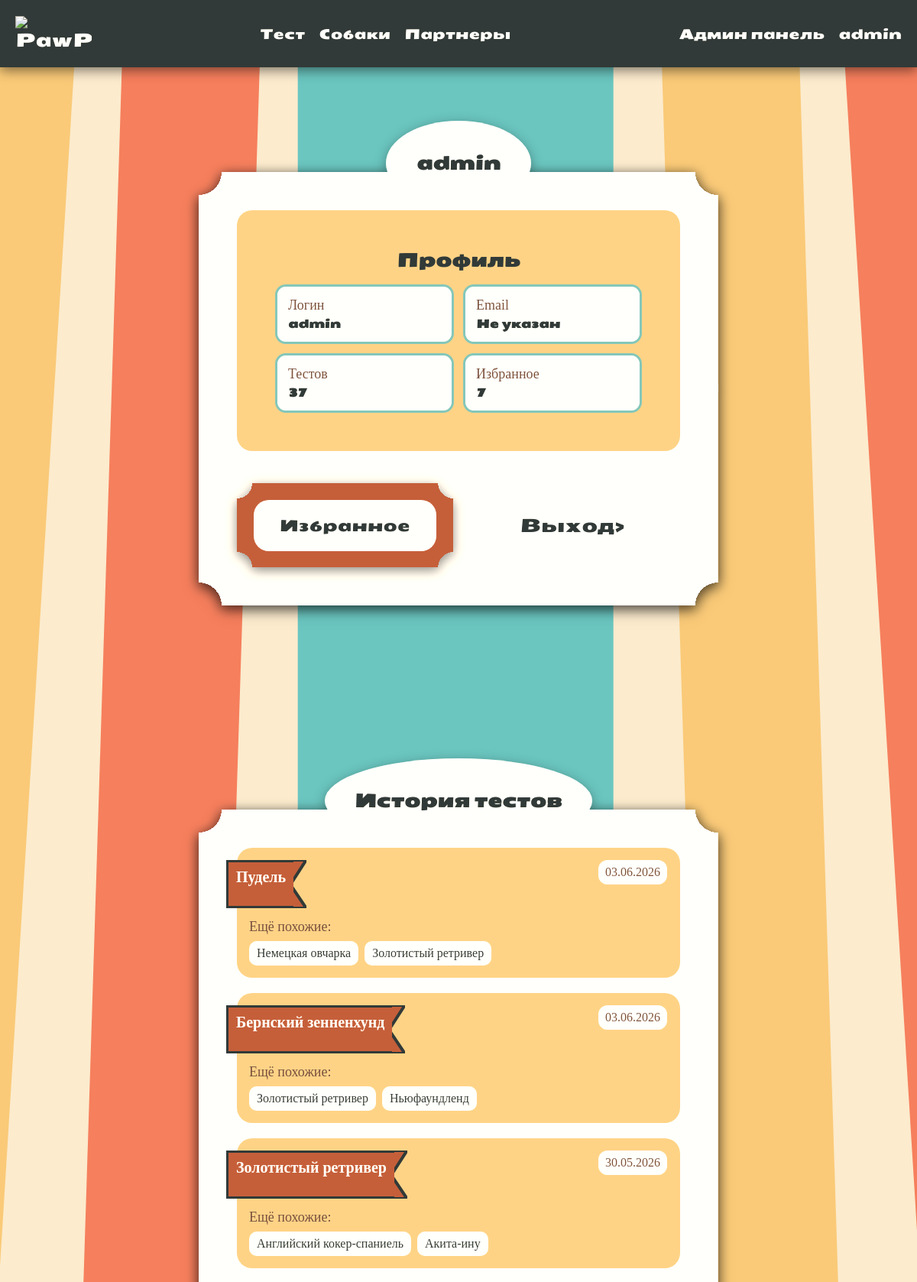
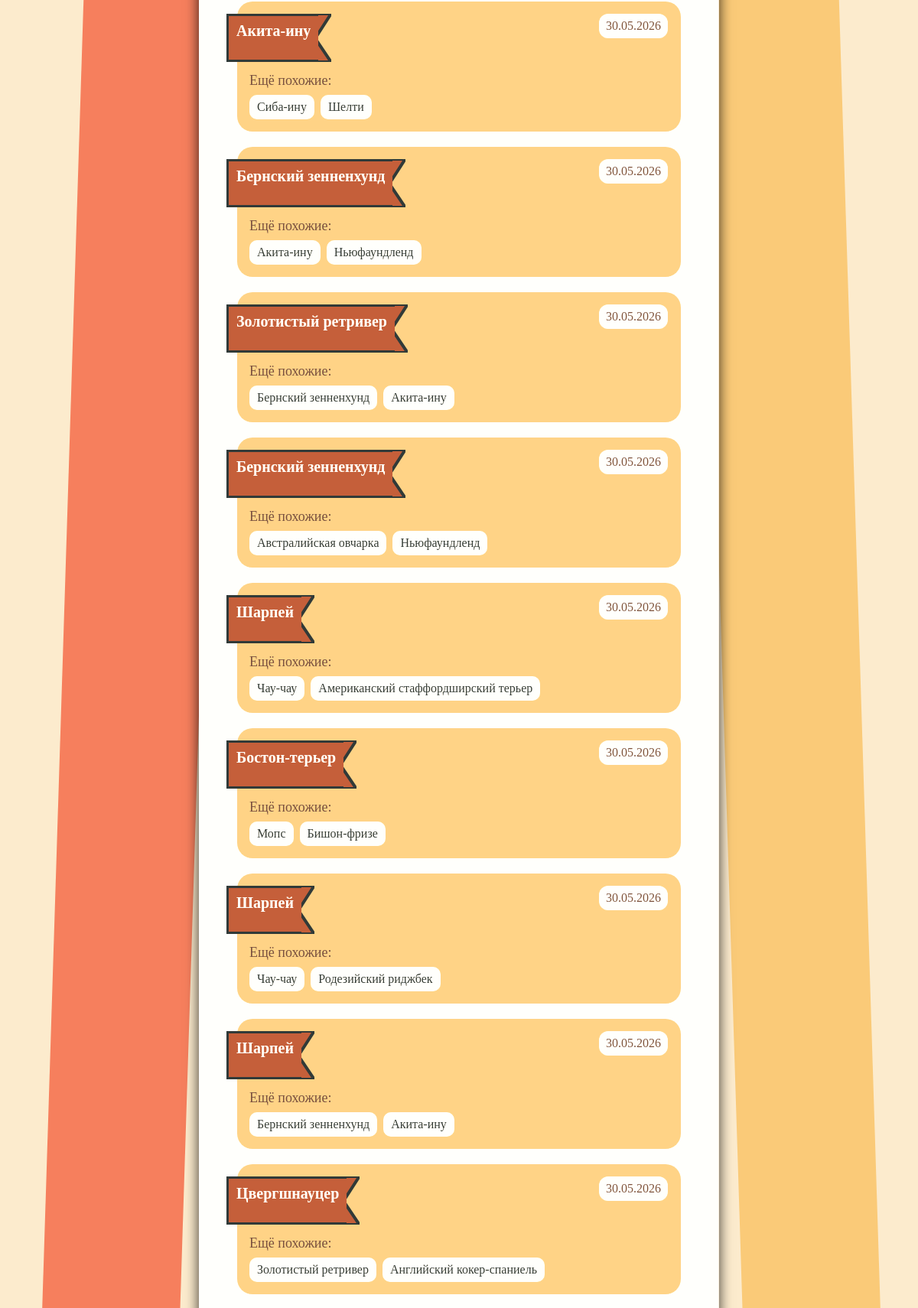
Screenshot of /profile/ (signed in, upper part) with the database file from the repository (2 pictures, top to bottom).
### qtest/models.py (models this page shows, shortened)
class TestResult(models.Model):
    user = models.ForeignKey(
        User,
        on_delete=models.SET_NULL,
        null=True,
        blank=True,
        verbose_name='Пользователь'
    )
    created_at = models.DateTimeField(auto_now_add=True, verbose_name='Дата прохождения')
    tags = models.ManyToManyField(Tag, blank=True, verbose_name='Полученные теги')
    cards = models.ManyToManyField(Cards, blank=True, verbose_name='Карточки результата')
    best_card = models.ForeignKey(
        Cards,
        on_delete=models.SET_NULL,
        null=True,
        blank=True,
        related_name='best_results',
        verbose_name='Лучший результат'
    )
    total_score = models.PositiveIntegerField(default=0, verbose_name='Итоговые баллы')
    class Meta:
        ordering = ['-created_at']
        verbose_name = 'Результат теста'
        verbose_name_plural = 'Результаты теста'

### catalog/models.py (models this page shows, shortened)
class Cards(models.Model):
    name = models.CharField(max_length=100, unique=True, verbose_name='Название')
    slug = models.SlugField(max_length=200, unique=True, verbose_name='URl')
    owner = models.ForeignKey(
    settings.AUTH_USER_MODEL,
    on_delete=models.SET_NULL,
    null=True,
    blank=True,
    related_name='created_cards',
    verbose_name='Создатель карточки'
)
    height = models.TextField(blank=True, null=True, verbose_name='Рост')
    weight = models.TextField(blank=True, null=True, verbose_name='Вес')
    age = models.TextField(blank=True, null=True, verbose_name='Продолжительность жизни')
    furrColors = models.TextField(blank=True, null=True, verbose_name='Окрасы')
    imageMain = models.ImageField(upload_to='card_images', blank=True, null=True, verbose_name='Главное изображение')
    imageScnd = models.ImageField(upload_to='card_images', blank=True, null=True, verbose_name='Изображение')
    imageThrd = models.ImageField(upload_to='card_images', blank=True, null=True, verbose_name='Изображение')
    description = models.TextField(blank=True, null=True, verbose_name='Описание')
    health = models.TextField(blank=True, null=True, verbose_name='Здоровье')
    tags = models.ManyToManyField(
        Tag,
        related_name='cards',
        blank=True,
        verbose_name='Теги'
    )
    qresult = models.TextField(blank=True, null=True, verbose_name='Результат')
    class Meta:
        db_table = 'card'
        verbose_name = 'Карточки'
        verbose_name_plural = 'Карта'

### qtest/views.py (the view)
# urls.py: path('profile/', views.profile, name='profile'),
@login_required
def profile(request):
    max_test_score = _get_max_test_score()
    results = list(
        TestResult.objects
        .filter(user=request.user)
        .select_related('best_card')
        .prefetch_related('cards')
        .order_by('-created_at')
    )
    for result in results:
        result.percent = min(round(result.total_score / max_test_score * 100), 100)
        similar_cards = list(result.cards.all())
        if result.best_card:
            similar_cards = [
                card for card in similar_cards
                if card.id != result.best_card.id
            ]
        result.similar_cards = similar_cards[:2]
    return render(request, 'qtest/profile.html', {
        'results': results,
        'favorite_count': request.user.favorite_cards.count(),
    })

### qtest/views.py (called while the page is built)
def _get_step_weights():
    return dict(TestStep.objects.values_list('order', 'weight'))

def _get_max_test_score():
    step_weights = _get_step_weights()
    max_score = 0
    for question in Question.objects.all():
        max_score += step_weights.get(question.step, 1)
    return max_score or 1

### qtest/templates/qtest/profile.html (shortened to what this page needs)
{% extends 'main/base.html' %}
{% load static %}
{% block content %}
<link rel="stylesheet" href="{% static 'main/css/profile.css' %}" />
<section class="profile_back">
  <div class="container proforms">
    <div class="profile_page fade-in">
      <div class="form_title proftitle">
        <h1>
          {{ request.user.profile.display_name|default:request.user.username }}
        </h1>
      </div>
      <div class="form">
        <div class="form_form">
          <div class="profile_info">
            <h2>Профиль</h2>
            <div class="profile_data">
              <div class="profile_data_item">
                <span>Логин</span>
                <strong>{{ request.user.username }}</strong>
              </div>
              <div class="profile_data_item">
                <span>Email</span>
                <strong>
                  {% if request.user.email %} {{ request.user.email }} {% else%} Не указан {% endif %}
                </strong>
              </div>
              <div class="profile_data_item">
                <span>Тестов</span>
                <strong>{{ results|length }}</strong>
              </div>
              <div class="profile_data_item">
                <span>Избранное</span>
                <strong>{{ favorite_count }}</strong>
              </div>
            </div>
          </div>
        </div>
        <div class="profile_actions">
          <a href="{% url 'catalog:favorites' %}" class="btn anim_btn_scale "
              ><span>Избранное</span></a>
          <a
            href="{% url 'register:logout' %}"
            class="profile_action anim_btn_tilt"
          >
            <span>Выход></span>
          </a>
        </div>
      </div>
    </div>
      <div class="profile_page fade-in">
      <div class="form_title proftitle">
        <h1>
          <h2>История тестов</h2>
        </h1>
      </div>
      <div class="form">
       {% for result in results %}
            <article class="profile_history_item">
              <div class="profile_history_main">
                {% if result.best_card %}
                  <a href="{% url 'catalog:card' result.best_card.slug %}" class="profile_result_flag label anim_btn_scale">
                    <p class="card_title">{{ result.best_card.name }}</p>
                    <svg
              class="label-tail"
              viewBox="0 0 21 63"
              preserveAspectRatio="none"
            >
              <path d="M0 0H20.6857L0 32.0727L20.6857 63H0V0Z" />
            </svg>
                  </a>
                {% endif %}
                {% if result.similar_cards %}
                  <div class="profile_similar">
                    <span>Ещё похожие:</span>
                    <div class="profile_similar_list ">
                      {% for card in result.similar_cards %}
                        <a href="{% url 'catalog:card' card.slug %}" class="anim_btn_scale">
                          {{ card.name }}
                        </a>
                      {% endfor %}
                    </div>
                  </div>
                {% endif %}
              </div>
              <div class="profile_history_aside">
                <div class="profile_history_date">
                  <span>{{ result.created_at|date:"d.m.Y" }}</span>
                </div>
              </div>
            </article>
          {% empty %}
            <div class="profile_empty">
              <h3>История пока пуста</h3>
              <p>После прохождения теста здесь появятся результаты.</p>
            </div>
          {% endfor %}
      </div>
    </div>
  </div>
</section>
{% endblock %}

### main/templates/main/base.html (shortened to what this page needs)
{% load static%}
<!doctype html>
<html lang="ru">
<head>
 <link rel="stylesheet" href="{% static 'main/css/base.css' %}">
</head>
<body>
 <header class="site-header">
  <a href="{% url 'main:index' %}" class="header-logo-link  anim_btn_tilt">
   <img src="/static/main/img/logo.png" class="logo" alt="PawPick">
  </a>
  <nav class="nav desktop-nav">
   <a href="{% url 'qtest:test_step' 1 %}" class="button anim_btn_tilt"> Тест </a>
   <a href="{% url 'catalog:catalog' %}" class="button anim_btn_tilt"> Собаки </a>
   <a href="{% url 'main:vet' %}" class="button anim_btn_tilt"> Партнеры</a>
  </nav>
  <div class="desktop-user-menu">
   {% if request.user.is_authenticated and request.user.is_staff %}
   <a href="{% url 'admin:index' %}" class="buttom anim_btn_tilt" >Админ панель</a>
   {% endif %}
   {% if request.user.is_authenticated %}
   <a href="{% url 'qtest:profile' %}" class="button anim_btn_tilt">
    {{ request.user.profile.display_name|default:request.user.username }}
   </a>
   {% else %}
   <span class="reg anim_btn_tilt">
    <a href="{% url 'register:login' %}  "class="buttom anim_btn_tilt">Вход</a> |
    <a href="{% url 'register:register' %}  "class="buttom anim_btn_tilt">Регистрация</a>
   </span>
   {% endif %}
  </div>
 </header>
 <main>
  {% block content %}
  {% endblock %}
 </main>
</body>
</html>

### static/main/css/base.css (style rules this page uses)
* { margin: 0; padding: 0; color: white; text-decoration: none; }
h1, h2, h3, a, button { font-family: SeymourOne; font-size: 24px; }
p, label, input { font-family: Vollkorn; }
img { width: 100%; }
body { background-image: url(/static/main/img/background.svg); filter: sepia(20%); background-size: cover; background-position: center center; background-attachment: fixed; background-repeat: no-repeat; }
.container { max-width: 1480px; margin: 0 auto; }
@media screen and (min-width: 1024px) and (max-width: 1279px) { .container { max-width: 1024px; margin: 0 auto; } }

### static/main/css/profile.css (style rules this page uses)
.profile_back { background-image: url(/static/main/img/regback.svg); background-repeat: repeat-x; background-position: center; filter: drop-shadow(0px 4px 8px rgba(0, 0, 0, 0.35)); background-attachment: fixed; }
.proforms { display:flex; flex-direction:row; margin-bottom:50px; gap:50px; }
.profile_page { width: 680px; max-width: calc(100% - 32px); margin: 0 auto; display: flex; flex-direction: column; row-gap: 26px; }
.profile_info { display: flex; flex-direction: column; row-gap: 16px; min-width: 0; }
.profile_info h2, .profile_history h2, .profile_history_item h3, .profile_empty h3 { color: #2B3939; }
.profile_info h2 { text-align: center; font-size: 24px; }
.profile_data { display: grid; grid-template-columns: repeat(2, minmax(0, 1fr)); gap: 12px; }
.profile_data_item { padding: 14px; border-radius: 14px; background-color: white; border: 3px solid #6BC6C0; }
.profile_data_item span, .profile_history_date span, .profile_history_result span { display: block; color: #794A3A; font-family: Vollkorn; font-size: 18px; }
.profile_data_item strong, .profile_history_date strong { display: block; margin-top: 4px; color: #2B3939; font-family: SeymourOne; font-size: 15px; overflow-wrap: anywhere; }
.profile_actions { display: grid; grid-template-columns: repeat(2, minmax(0, 1fr)); gap: 14px; margin-top: 22px; }
.profile_history_item { display: grid; grid-template-columns: minmax(0, 1fr) 92px; gap: 14px; padding: 16px; border-radius: 20px; background-color: #FACA78; }
.profile_history_main { display: flex; flex-direction: column; justify-content: center; row-gap: 14px; min-width: 0; }
.profile_result_flag { width: fit-content; max-width: 100%; text-decoration: none; }
.profile_result_flag.label { left: -30px; }
.profile_result_flag .card_title { min-width: 0; font-size: 20px; padding: 8px 10px; line-height: 1.15; overflow-wrap: anywhere; color: white; }
.profile_result_flag .label-tail { width: 21px; min-width: 21px; }
.profile_similar { display: flex; flex-direction: column; row-gap: 8px; min-width: 0; }
.profile_similar span { display: block; color: #794A3A; font-family: Vollkorn; font-size: 18px; }
.profile_similar_list { display: flex; flex-wrap: wrap; gap: 8px; }
.profile_similar_list a { padding: 7px 10px; border-radius: 10px; background-color: white; color: #2B3939; font-family: Vollkorn; font-size: 16px; }
.profile_history_aside { display: flex; flex-direction: column; align-items: center; justify-content: space-between; gap: 10px; }
.profile_history_date { padding: 7px 9px; border-radius: 12px; background-color: white; text-align: center; }
.profile_history_date span { display: block; color: #794A3A; font-family: Vollkorn; font-size: 16px; }
@media screen  and (max-width: 1279px) { .proforms { flex-direction:column; flex-wrap: wrap; gap:30px; } }

### static/main/css/header.css (style rules this page uses)
header { position: relative; z-index: 50; background-color: #2b3939; display: flex; flex-direction: row; justify-content: space-between; padding: 0px 40px; align-items: center; filter: drop-shadow(0px 4px 8px rgba(0, 0, 0, 0.5)); }
.site-header { min-height: 88px; }
.header-logo-link { display: flex; align-items: center; flex-shrink: 0; }
.nav { display: flex; flex-direction: row; gap: 10px 30px; }
.desktop-user-menu { display: flex; align-items: center; column-gap: 30px; }
@media screen and (min-width: 1024px) and (max-width: 1279px) { header { padding: 0px 20px; } }
@media screen and (min-width: 1024px) and (max-width: 1279px) { .reg, .button, .buttom { font-size: 18px; } }
@media screen and (min-width: 1024px) and (max-width: 1279px) { .nav, .desktop-user-menu { column-gap: 18px; } }

### static/main/css/forms.css (style rules this page uses)
.form_form { display: flex; flex-direction: column; row-gap: 20px; background-color: #faca78; padding: 50px; border-radius: 20px; height: 100%; }

### static/main/css/reelSlider.css (style rules this page uses)
:root { --c-1: #794A3A; --c-2: #794A3A; }

### static/main/css/maskot.css (style rules this page uses)
.logo { width: 150px; }
@media screen and (min-width: 1024px) and (max-width: 1279px) { .logo { width: 100px; } }

### rows the page displays
TestResult: best_card.name "Пудель", created_at "03.06.2026"
Cards: name "Немецкая овчарка"
Cards: name "Золотистый ретривер"
TestResult: best_card.name "Бернский зенненхунд", created_at "03.06.2026"
Cards: name "Ньюфаундленд"
TestResult: best_card.name "Золотистый ретривер", created_at "30.05.2026"
Cards: name "Английский кокер-спаниель"
Cards: name "Акита-ину"
TestResult: best_card.name "Акита-ину", created_at "30.05.2026"
Cards: name "Сиба-ину"
Cards: name "Шелти"
TestResult: best_card.name "Бернский зенненхунд", created_at "30.05.2026"
TestResult: best_card.name "Золотистый ретривер", created_at "30.05.2026"
Cards: name "Бернский зенненхунд"
TestResult: best_card.name "Бернский зенненхунд", created_at "30.05.2026"
Cards: name "Австралийская овчарка"
TestResult: best_card.name "Шарпей", created_at "30.05.2026"
Cards: name "Чау-чау"
Cards: name "Американский стаффордширский терьер"
TestResult: best_card.name "Бостон-терьер", created_at "30.05.2026"
Cards: name "Мопс"
Cards: name "Бишон-фризе"
TestResult: best_card.name "Шарпей", created_at "30.05.2026"
Cards: name "Родезийский риджбек"
TestResult: best_card.name "Шарпей", created_at "30.05.2026"
TestResult: best_card.name "Цвергшнауцер", created_at "30.05.2026"

### other values shown
{{ request.user.profile.display_name|default:request.user.username }} "admin"
{{ request.user.username }} "admin"
{{ results|length }} "37"
{{ favorite_count }} "7"
